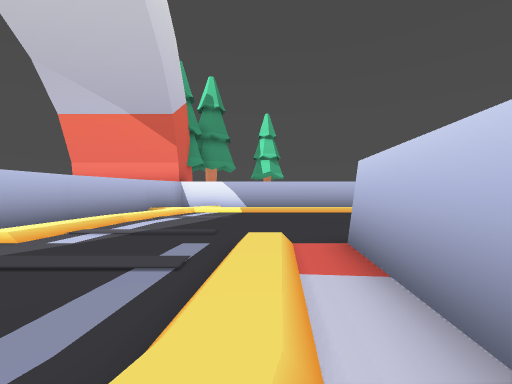
view 1 (above)

20 first-person views from a walk through a level from a Godot 3-D game. The camera is 1.4 m above the floor, looks level and sees 90° across. The floor is counted in squares, 2 m on a side. Each view is taken from the middle of a square. On the plan, view 1 faces up. The plan holds only what a view shows up to about 9 squares ahead; the rest is blank. The place goes on beyond the plan.

view 2
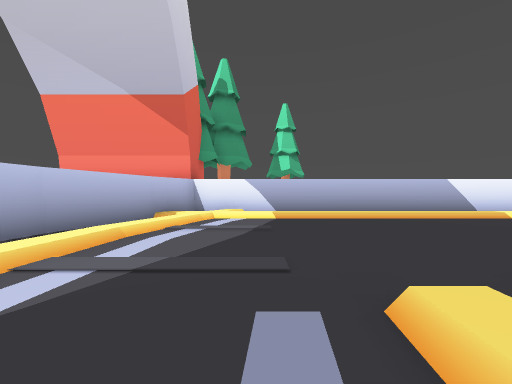

view 3
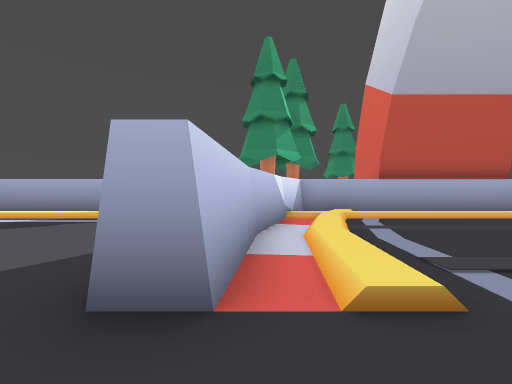

view 4
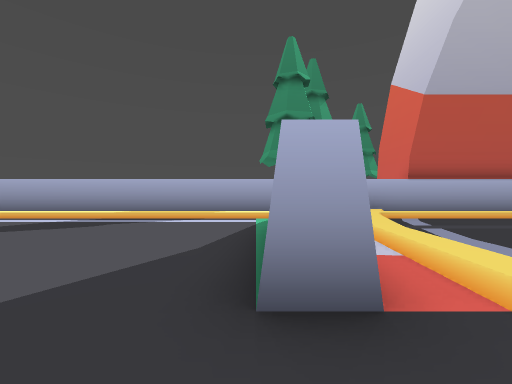

view 5
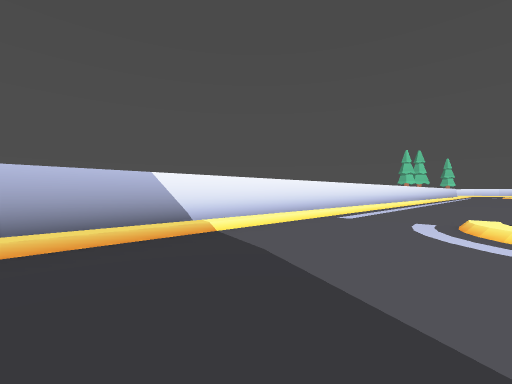

view 6
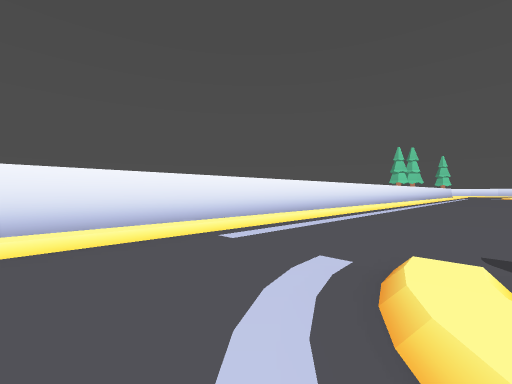

view 7
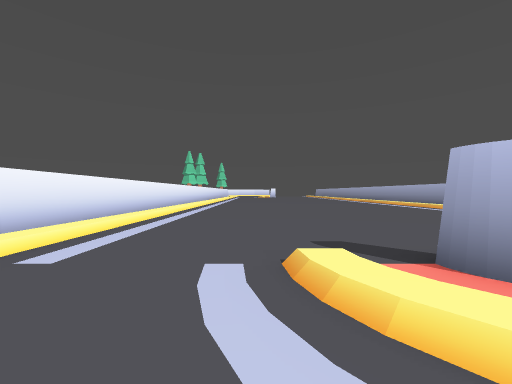

view 8
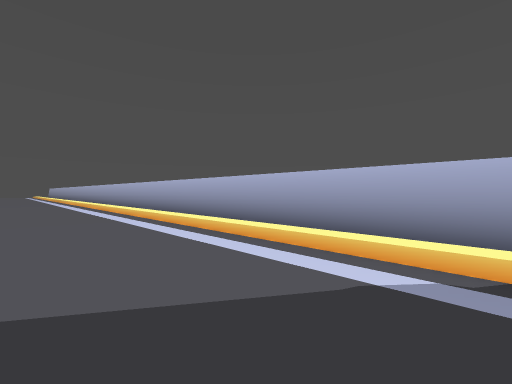

view 9
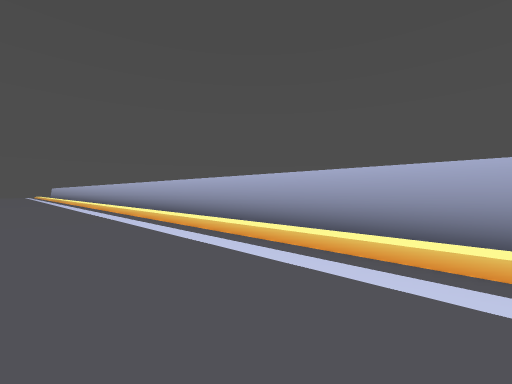

view 10
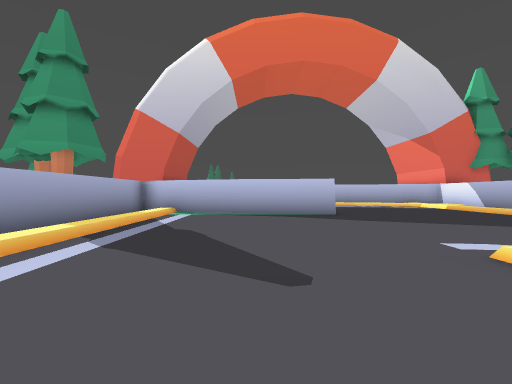

view 11
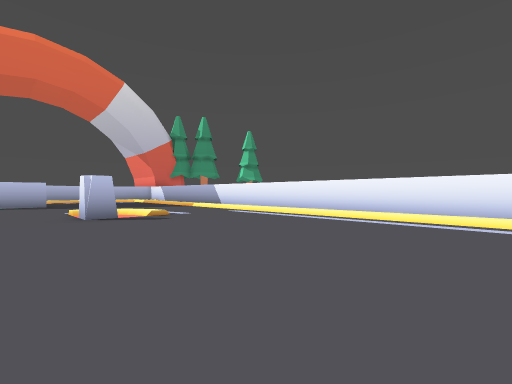

view 12
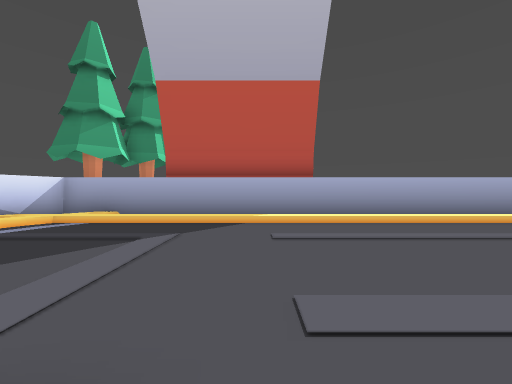

view 13
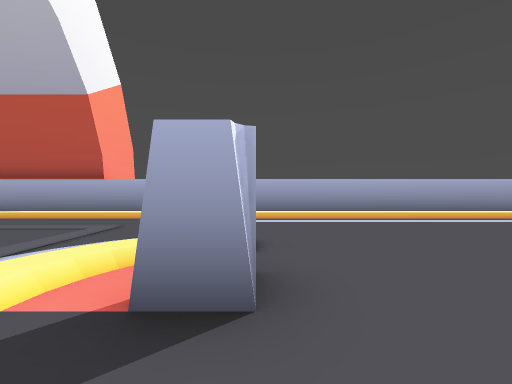

view 14
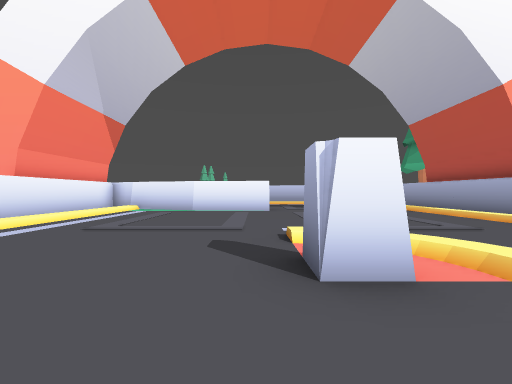

view 15
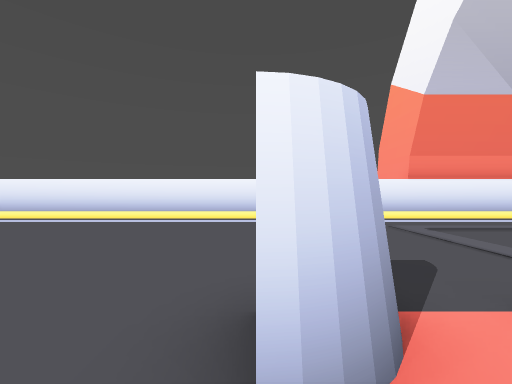

view 16
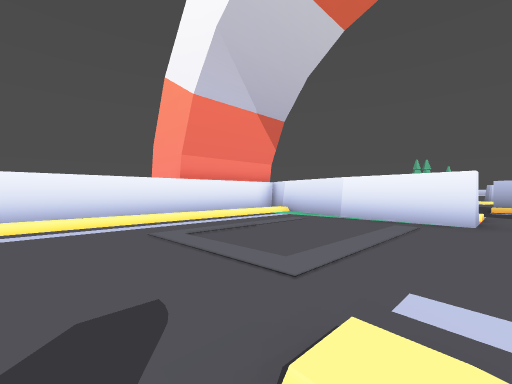

view 17
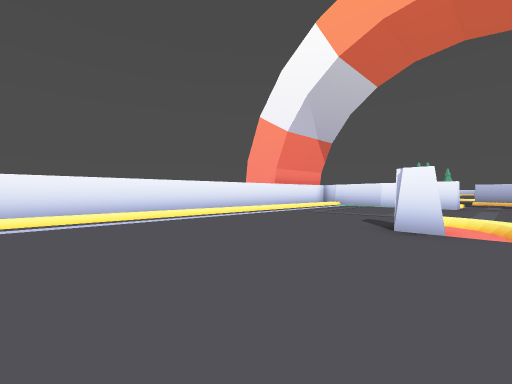

view 18
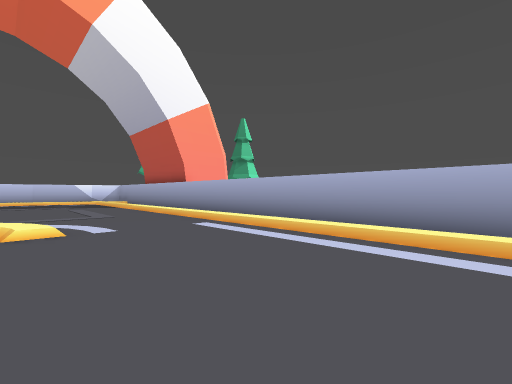

view 19
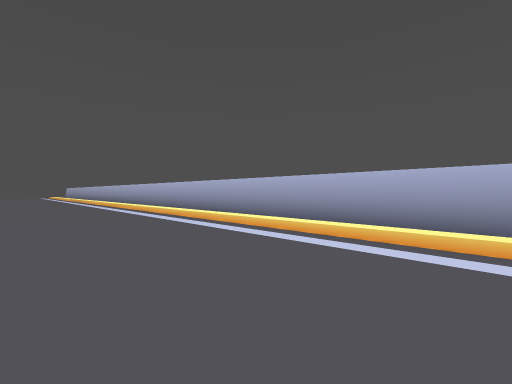

view 20
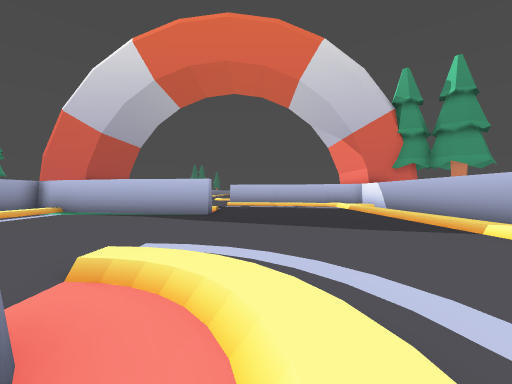

### Floor plan
Key: @ floor where view 1 was taken; # wall or solid block; . main floor; : floor 0.25 m higher than the main floor; / step, stairs or slope.
Columns run from 18 left of view 1 to 17 right of it. Each row starts with its distance up from view 1.
 11 ####################################
 10               #./
  9 //////////////#/////////////////////
  8 ..............#/....................
  7 .............##/....................
  6 .............#./....................
  5 .............#//..........//........
  4 .............#/.........../#........
  3 .....#./........../.#...............
  2 .....//...........:.#...............
  1 ................../##...............
  0 ................./@#................
 -1 ................./.#................
 -2 /////////////////:/#////////////////
 -3                 //##
 -4 ################### ################

Where each view was taken, in squares from view 1:
view 1: 0 up, 0 right, facing up
view 2: 2 up, 1 left, facing up
view 3: 5 up, 1 right, facing down
view 4: 5 up, 2 right, facing down
view 5: 5 up, 3 right, facing up-right
view 6: 5 up, 7 right, facing up-right
view 7: 6 up, 7 right, facing right
view 8: 1 up, 6 right, facing down-right
view 9: 1 up, 8 right, facing down-right
view 10: 1 up, 10 right, facing left
view 11: 2 up, 17 right, facing up-left
view 12: 4 up, 6 left, facing down
view 13: 5 up, 13 left, facing down
view 14: 4 up, 15 left, facing right
view 15: 2 up, 13 left, facing up
view 16: 3 up, 12 left, facing up-right
view 17: 2 up, 18 left, facing up-right
view 18: 2 up, 18 left, facing down-right
view 19: 2 up, 11 right, facing down-right
view 20: 5 up, 10 right, facing left
